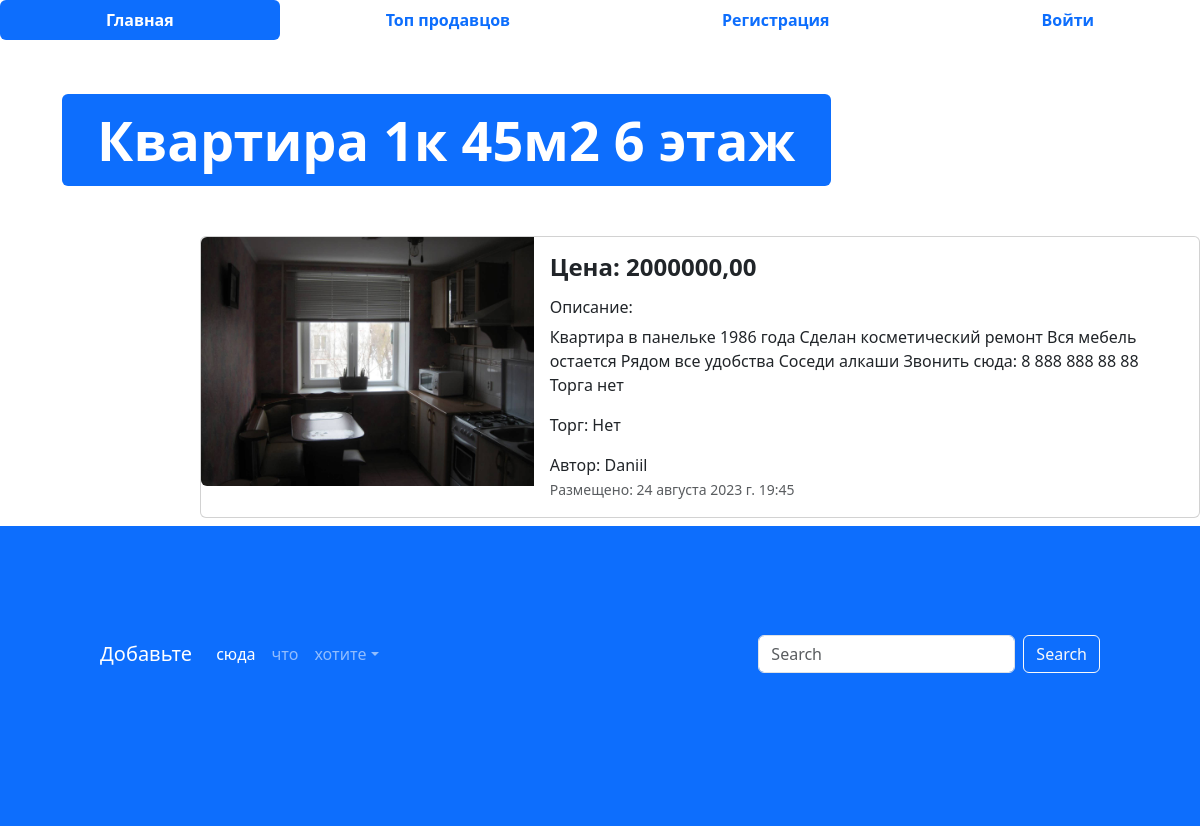
The page /advertisement/10 on the database its author committed.
### app_lesson4/models.py (models this page shows, shortened)
class Advertisement(models.Model):
    title = models.CharField("заголовок", max_length=120)
    description = models.TextField("описание")
    price = models.DecimalField("цена", max_digits=10, decimal_places=2)
    auction = models.BooleanField("торг", help_text='отметьте, если торг возможен')
    create_at = models.DateTimeField("создано в",auto_now_add=True)
    updated_at = models.DateTimeField(auto_now=True)
    user = models.ForeignKey(User, verbose_name='пользователь', on_delete=models.CASCADE)
    image = models.ImageField(verbose_name='изображение', upload_to='advertisements/', blank=True)
    class Meta:
        db_table = "advertisements"

### app_lesson4/views.py (the view)
# urls.py: path('advertisement/<int:pk>', redir_adv, name='adv-detail'),
def redir_adv(request, pk):
    advertisement = Advertisement.objects.get(id=pk)
    context = {
        'advertisement': advertisement
    }
    return render(request, 'app_advertisement/advertisement.html', context)

### templates/app_advertisement/advertisement.html (shortened to what this page needs)
{% extends 'base.html' %}
{% load static %}
{% block content %}
  <ul class="nav nav-pills sticky-top bg-white nav-fill">
    <li class="nav-item">
      <a class="nav-link active" aria-current="page" href="/">
        <span style="font-weight: bold;">Главная</span>
      </a>
    </li>
    <li class="nav-item">
      <a class="nav-link" href="{% url 'top-sellers'%}"><span style="font-weight: bold;">Топ продавцов</span>
      </a>
    </li>
    {% if request.user.is_authenticated %}
    <li class="nav-item">
      <a class="nav-link" href="{% url 'adv-post' %}">
        <span style="font-weight: bold;">Разместить объявление</span>
      </a>
    </li>
    <li class="nav-item">
      <a class="nav-link" href="{% url 'profile' %}">
        <span style="font-weight: bold;">Профиль</span>
      </a>
    </li>
    <li class="nav-item">
      <a class="nav-link" href="{% url 'logout' %}">
        <span style="font-weight: bold;">Выйти</span>
      </a>
    </li>
    {% else %}
    <li class="nav-item">
      <a class="nav-link" href="{% url 'reg' %}">
        <span style="font-weight: bold;">Регистрация</span>
      </a>
    </li>
    <li class="nav-item">
      <a class="nav-link" href="{% url 'login' %}">
        <span style="font-weight: bold;">Войти</span>
      </a>
    </li>
    {% endif %}
  </ul>
  <div class="container" style="margin: 50px;">
    <div class="display-2">
      <span class="badge bg-primary">{{advertisement.title}}</span>
    </div>
  </div>
  <div class="col offset-2">
    <div class="card mb-2" style="max-width: 1200px; margin-top: 20px;">
      <div class="row g-0">
        <div class="col-md-4">
          <a href="#" class="nav-link">
            <img src="{% if advertisement.image %}{{advertisement.image.url}}{% else %}{% static 'img/adv.png' %}{% endif %}" class="img-fluid rounded-start" alt="Card title">
          </a>
        </div>
        <div class="col">
          <div class="card-body">
            <h4 class="card-title">
              <a href="#" class="nav-link"><strong>Цена: {{advertisement.price}}</strong></a>
            </h4>
            <p class="card-text">
              <h6>Описание:</h6>
              {{advertisement.description}}
            </p>
            <p class="card-text">
              Торг: {% if advertisement.auction == True %} Возможен {% else %} Нет {% endif %}
            </p>
            <span>Автор: {{advertisement.user}}</span>
            <p class="card-text"><small class="text-muted">Размещено: {{advertisement.create_at}}</small></p>
          </div>
        </div>
      </div>
    </div>
  </div>
  <footer style="padding: 100px; min-height: 300px;" class="bg-primary">
    <nav class="navbar navbar-expand-sm navbar-dark">
      <a class="navbar-brand" href="#">Добавьте</a>
      <div class="collapse navbar-collapse" id="collapsibleNavId">
        <ul class="navbar-nav me-auto mt-2 mt-lg-0">
          <li class="nav-item">
            <a class="nav-link active" href="#" aria-current="page">сюда</a>
          </li>
          <li class="nav-item">
            <a class="nav-link" href="#">что</a>
          </li>
          <li class="nav-item dropdown">
            <a class="nav-link dropdown-toggle" href="#" id="dropdownId" data-bs-toggle="dropdown" aria-haspopup="true"
              aria-expanded="false">хотите</a>
          </li>
        </ul>
        <form class="d-flex my-2 my-lg-0">
          <input class="form-control me-sm-2" type="text" placeholder="Search">
          <button class="btn btn-outline-light my-2 my-sm-0" type="submit">Search</button>
        </form>
      </div>
    </nav>
  </footer>
{% endblock%}

### rows shown on the page
Advertisement: title "Квартира 1к 45м2 6 этаж", image (picture), price "2000000,00", description "Квартира в панельке 1986 года Сделан косметический ремонт Вся мебель остается Рядом все удобства Соседи алкаши Звонить сюда: 8 888 888 88 88 Торга нет", user "Daniil", create_at "24 августа 2023 г. 19:45"
